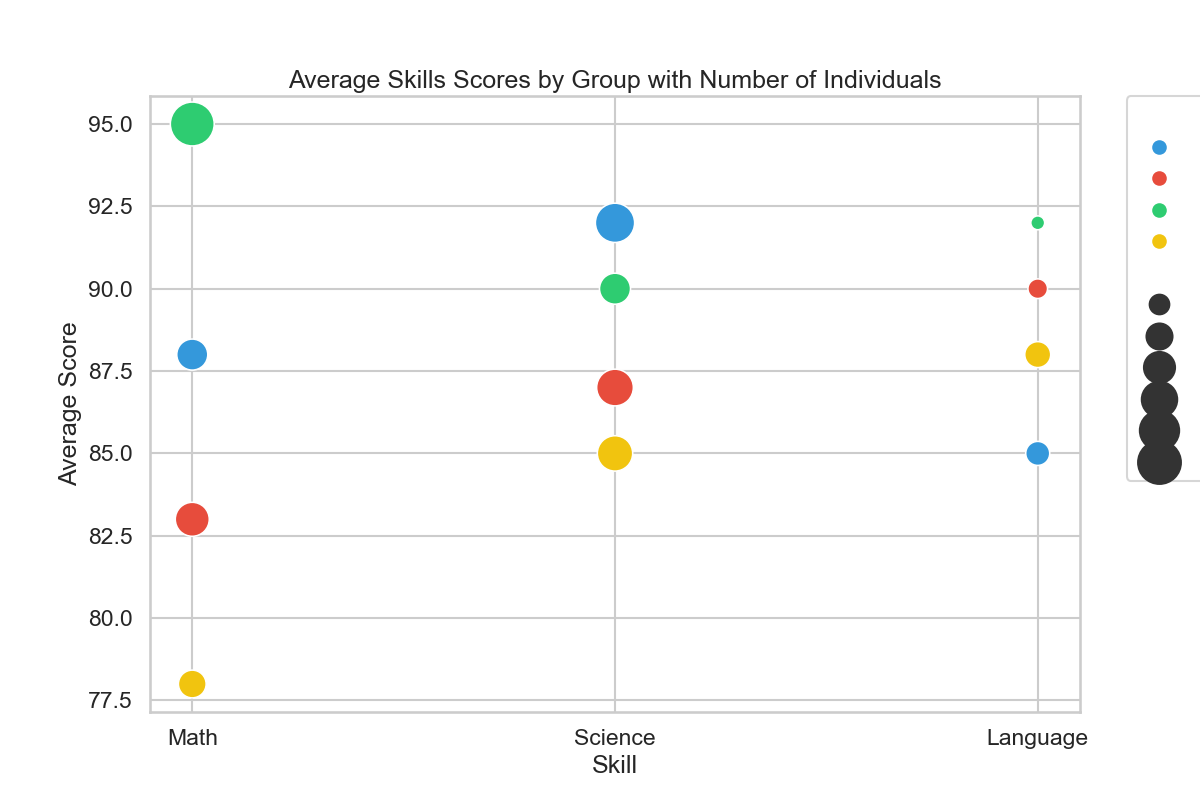

This figure's Python source:

import seaborn as sns
import matplotlib.pyplot as plt
import pandas as pd

# Data points
data = {
    'Group': ['A', 'A', 'A', 'B', 'B', 'B', 'C', 'C', 'C', 'D', 'D', 'D'],
    'Skill': ['Math', 'Science', 'Language', 'Math', 'Science', 'Language',
              'Math', 'Science', 'Language', 'Math', 'Science', 'Language'],
    'Score': [88, 92, 85, 83, 87, 90, 95, 90, 92, 78, 85, 88],
    'Individuals': [150, 180, 130, 160, 170, 120, 200, 150, 110, 140, 165, 135]
}

# Create DataFrame
df = pd.DataFrame(data)

# Plotting
plt.figure(figsize=(12, 8))
bubble_plot = sns.scatterplot(data=df, x='Skill', y='Score', size='Individuals',
                              sizes=(100, 1000), hue='Group',
                              palette=["#3498db", "#e74c3c", "#2ecc71", "#f1c40f"])

# Customizing the plot
bubble_plot.set_title('Average Skills Scores by Group with Number of Individuals')
plt.legend(bbox_to_anchor=(1.05, 1), loc=2, borderaxespad=0.)
bubble_plot.set_xlabel("Skill")
bubble_plot.set_ylabel("Average Score")

# Show the plot
plt.show()
